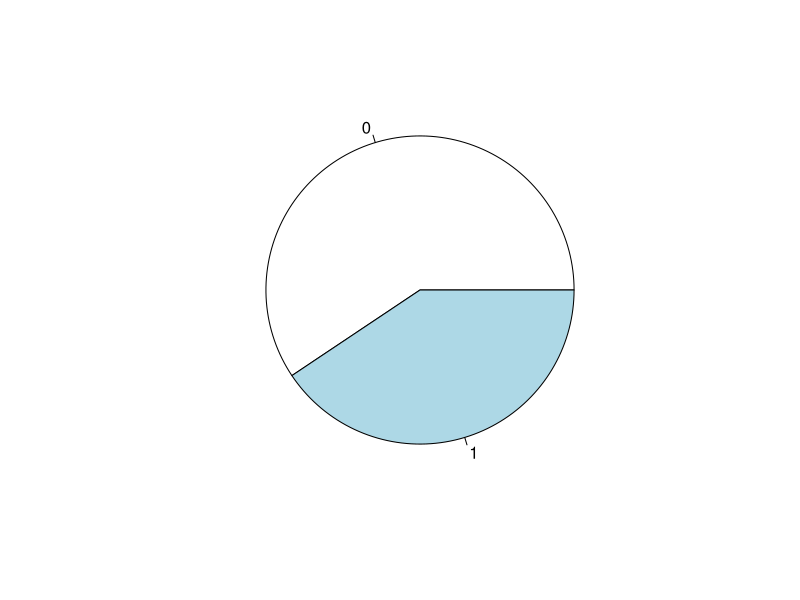
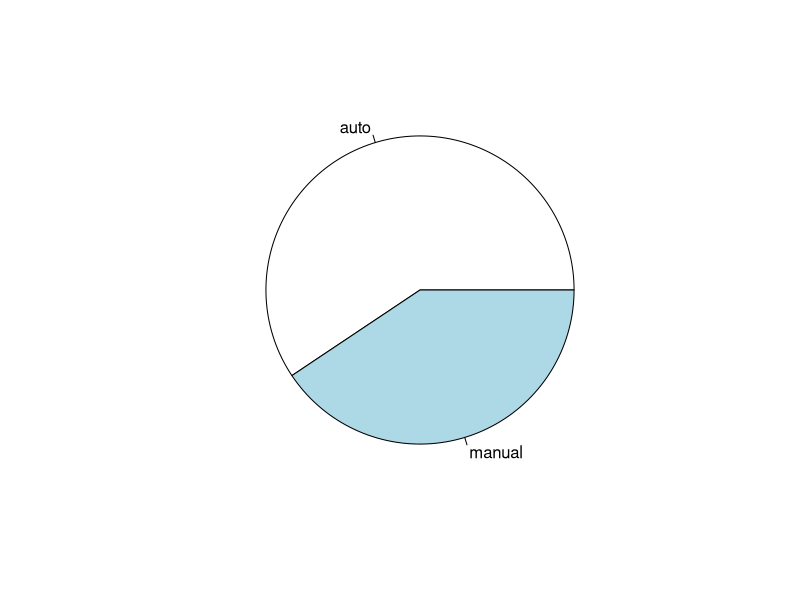
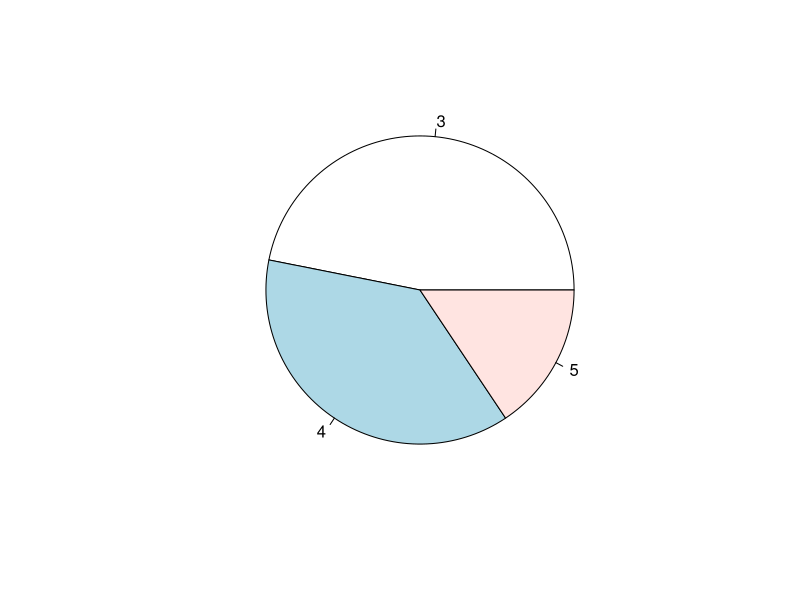
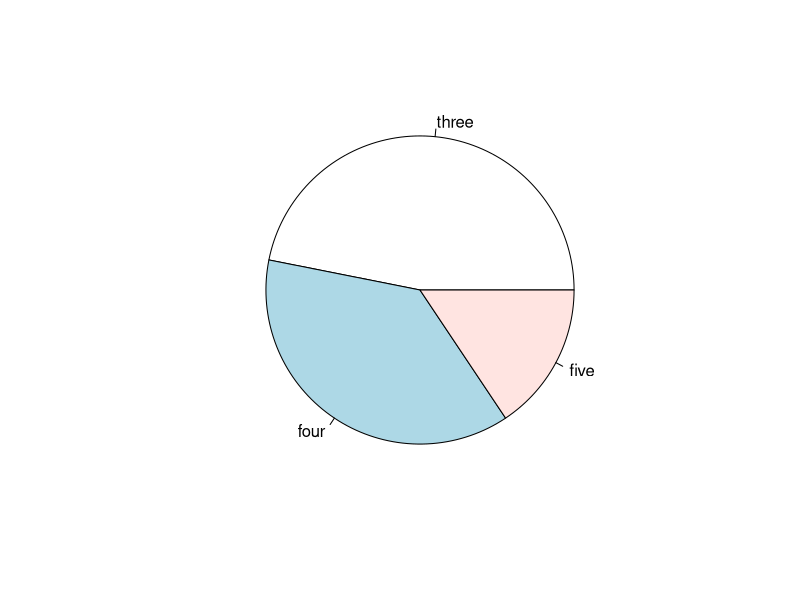
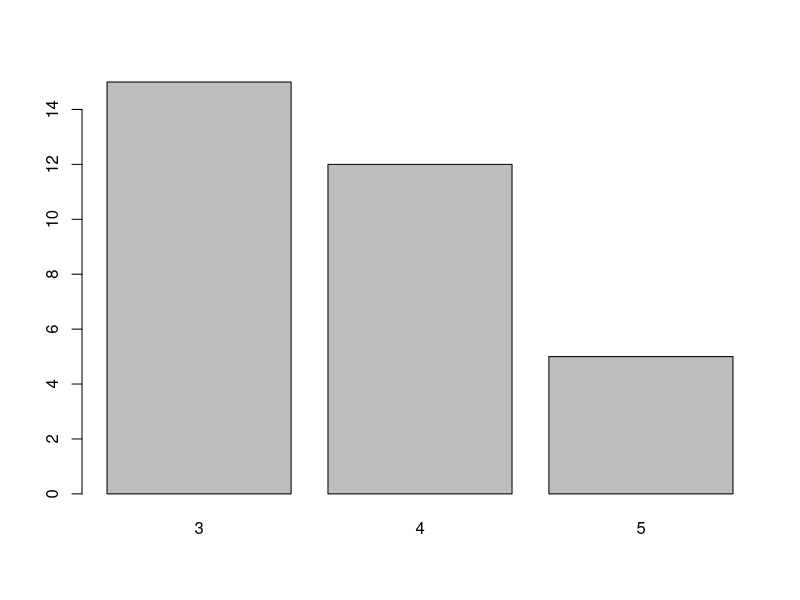
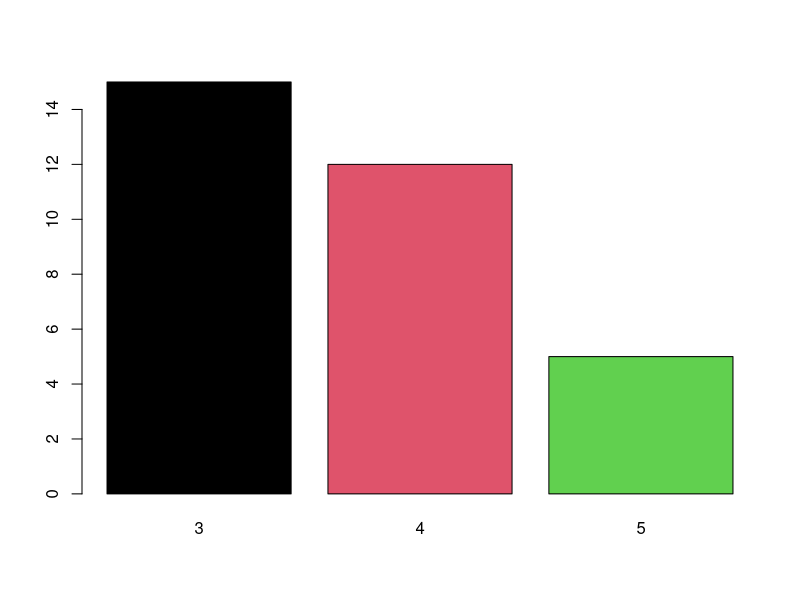
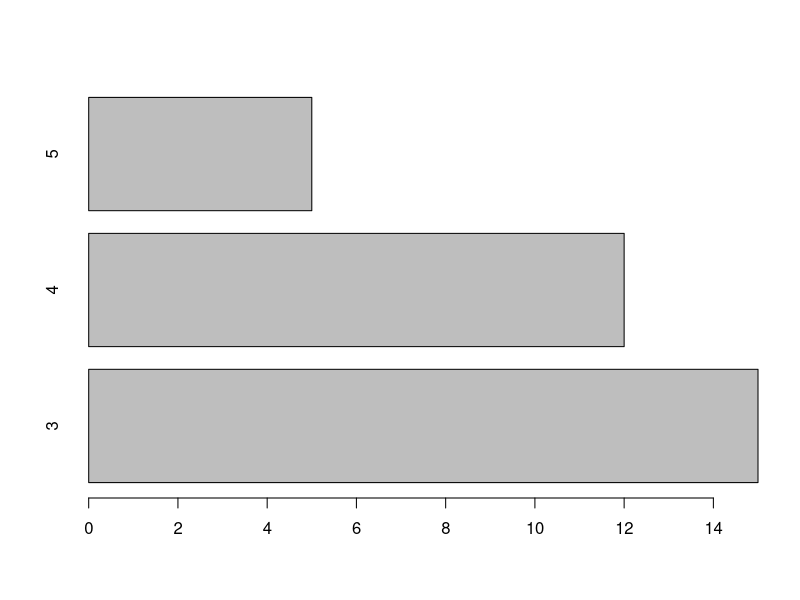
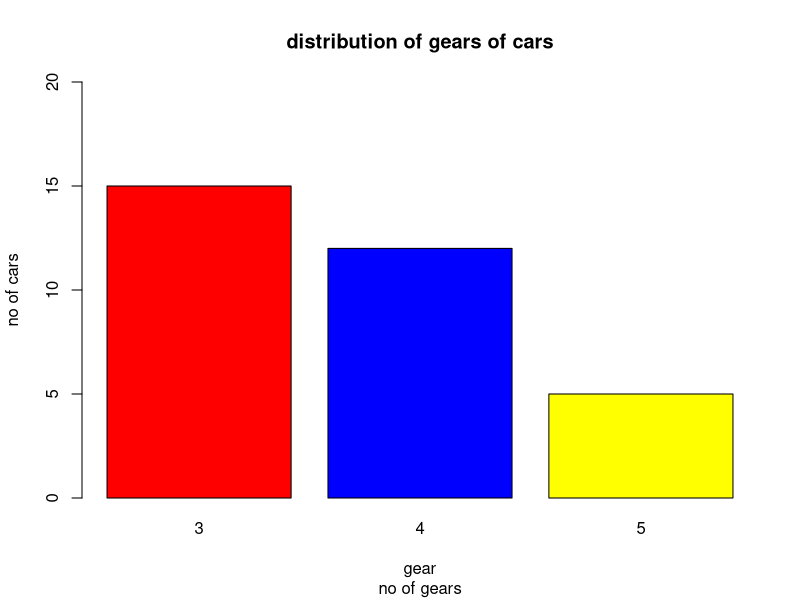

Write R code to recreate these figures, in order.
#analysis of data set mtcars using dplyr  
#filename: dplyr-mtcars.R

library(dplyr)
?mtcars
#structure of data set
str(mtcars) #structure
dim(mtcars) #dimension (column,row)
names(mtcars) ; colnames(mtcars) #coulumn names
rownames(mtcars) #row names
summary(mtcars) #summary of dataset
#summary activities on mtcars
t1=table(mtcars$am) #naming table(mtcars$am) as t1
pie(t1) #pie for t1
pie(t1, labels=c('auto','manual')) #naming pie chart
table(mtcars$gear) #creating table for gear 
t2=table(mtcars$gear) #naming table for gear as t2
pie(t2) #pie chart for t2
pie (t2, labels=c('three','four','five')) #labelling pie of t2
barplot(t2) #bar chart for t2
barplot (t2, col=1:3) #coloring bar chart
barplot (t2, horiz=T)
barplot (t2, col=c('red','blue','yellow'), xlab='gear', ylab='no of cars', ylim=c(0,20))
title(main='distribution of gears of cars', sub='no of gears')

#using dplyr %>% is changing function
mtcars %>% select (mpg,gear,vs) %>% slice (1:15)
#select for columns, slice for rows

mtcars %>% arrange (mpg) #ascending order of mileage

mtcars %>% arrange (vs, desc(mpg)) %>% select (am, vs, mpg) #ascending order of mileage, descending order of mpg

mtcars %>% arrange (carb, mpg) %>% select (carb, mpg, vs)

mtcars %>% mutate (rn= rownames(mtcars)) %>% select (rn, mpg) %>% sample_frac(.3)

#display rownames with mpg
mtcars%>% slice(c(1,5,7))
mtcars%>% sample_n(3)
mtcars%>% sample_frac(.2)
mtcars%>% select(sample(x=c(1:11), size=2)) %>% head
sample(x=1:11, size=2)
mtcars %>% mutate (newmpg=mpg*1.1)
mutate(mtcars, newmpg= mpg*1.2)

#type of Tx, mean (mpg)
mtcars %>% group_by(am) %>% summarise(MeanMpg=  mean(mpg))
mtcars %>% group_by(am) %>% summarise(MeanMpg= mean(mpg),MaxHP=max(hp), MinWT= min(wt))
mtcars %>% group_by(gear,cyl,vs) %>% summarise (Meanvs= mean(vs),Meanhp= mean(hp), MaxHp= max(hp), MinHp= min(hp)) 
